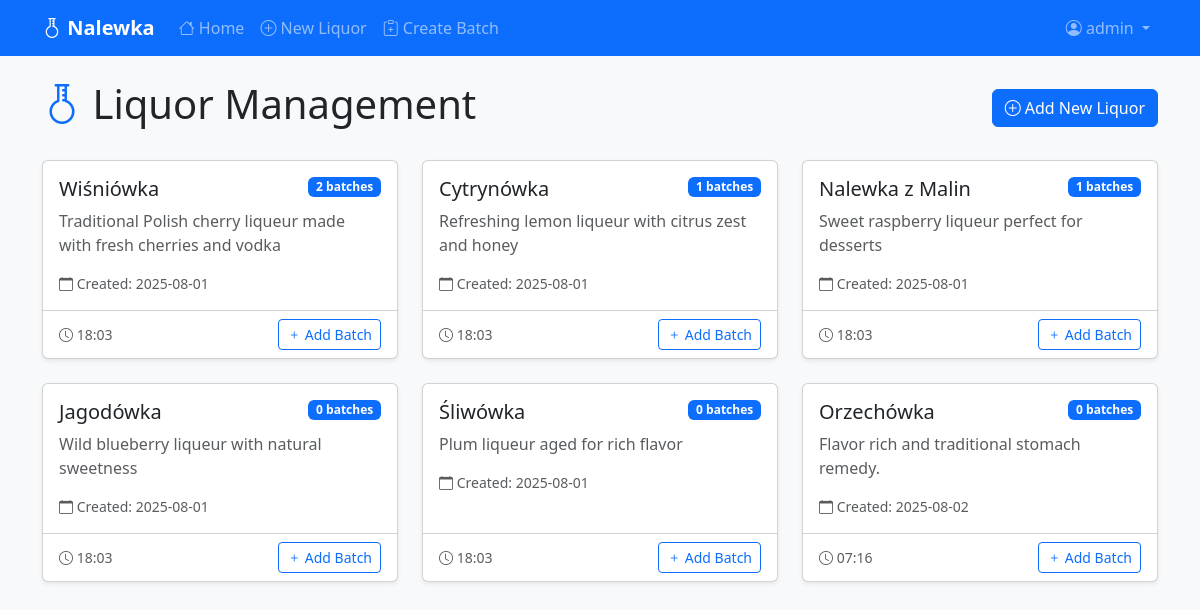
The app's page /index (signed in) with its own data.
### app/models.py (models this page shows, shortened)
class User(UserMixin, db.Model):
    id: so.Mapped[int] = so.mapped_column(primary_key=True)
    username: so.Mapped[str] = so.mapped_column(sa.String(64), index=True,
                                                unique=True)
    email: so.Mapped[str] = so.mapped_column(sa.String(120), index=True,
                                             unique=True)
    password_hash: so.Mapped[Optional[str]] = so.mapped_column(sa.String(256))
    liquors: so.Mapped[list['Liquor']] = so.relationship(back_populates='author')

class Liquor(db.Model):
    id: so.Mapped[int] = so.mapped_column(primary_key=True)
    name: so.Mapped[str] = so.mapped_column(sa.String(128), index=True)
    created: so.Mapped[datetime] = so.mapped_column(index=True, default=lambda: datetime.now(timezone.utc))
    description: so.Mapped[Optional[str]] = so.mapped_column(sa.Text())
    user_id: so.Mapped[int] = so.mapped_column(sa.ForeignKey(User.id), index=True)
    author: so.Mapped[User] = so.relationship(back_populates='liquors')
    batches: so.Mapped[list['Batch']] = so.relationship(back_populates='liquor', cascade='all, delete-orphan')

### app/routes.py (the view)
@app.route('/')
@app.route('/index')
def index():
    if current_user.is_authenticated:
        liquors = Liquor.query.filter_by(user_id=current_user.id).all()
    else:
        liquors = []
    return render_template('index.html', liquors=liquors)

### app/models.py (called while the page is built)
@login.user_loader
def load_user(id):
    return db.session.get(User, int(id))

### app/templates/index.html (shortened to what this page needs)
{% extends "base.html" %}
{% block content %}
<div class="row">
    <div class="col-12">
        <div class="d-flex justify-content-between align-items-center mb-4">
            <h1><i class="bi bi-flask-florence text-primary"></i> Liquor Management</h1>
            {% if current_user.is_authenticated %}
                <a href="{{ url_for('create_liquor') }}" class="btn btn-primary">
                    <i class="bi bi-plus-circle"></i> Add New Liquor
                </a>
            {% endif %}
        </div>
    </div>
</div>
{% if current_user.is_authenticated %}
    {% if liquors %}
        <div class="row">
            {% for liquor in liquors %}
                <div class="col-md-6 col-lg-4 mb-4">
                    <div class="card liquor-card clickable h-100 shadow-sm"
                         onclick="window.location.href='{{ url_for('liquor_batches', liquor_id=liquor.id) }}';">
                        <div class="card-body">
                            <div class="d-flex justify-content-between align-items-start mb-2">
                                <h5 class="card-title mb-0">{{ liquor.name }}</h5>
                                <span class="badge bg-primary">{{ liquor.batches|length }} batches</span>
                            </div>
                            <p class="card-text text-muted">
                                {{ liquor.description or 'No description available' }}
                            </p>
                            <div class="small text-muted">
                                <i class="bi bi-calendar"></i> Created: {{ liquor.created.strftime('%Y-%m-%d') }}
                            </div>
                        </div>
                        <div class="card-footer bg-transparent">
                            <div class="d-flex justify-content-between align-items-center">
                                <small class="text-muted">
                                    <i class="bi bi-clock"></i> {{ liquor.created.strftime('%H:%M') }}
                                </small>
                                <a href="{{ url_for('batch_formula') }}?liquor={{ liquor.id }}"
                                   class="btn btn-sm btn-outline-primary"
                                   onclick="event.stopPropagation();">
                                    <i class="bi bi-plus"></i> Add Batch
                                </a>
                            </div>
                        </div>
                    </div>
                </div>
            {% endfor %}
        </div>
    {% endif %}
{% endif %}
{% endblock %}

### app/templates/base.html (shortened to what this page needs)
<!DOCTYPE html>
<html lang="en">
<head>
    <link href="https://cdn.jsdelivr.net/npm/bootstrap@5.3.0/dist/css/bootstrap.min.css" rel="stylesheet">
    <link rel="stylesheet" href="https://cdn.jsdelivr.net/npm/bootstrap-icons@1.13.1/font/bootstrap-icons.min.css">
</head>
<body>
    <nav class="navbar navbar-expand-lg navbar-dark bg-primary">
        <div class="container">
            <a class="navbar-brand" href="{{ url_for('index') }}">
              <i class="bi bi-flask-florence"></i> Nalewka
            </a>
            <div class="collapse navbar-collapse" id="navbarNav">
                <ul class="navbar-nav me-auto">
                    <li class="nav-item">
                        <a class="nav-link" href="{{ url_for('index') }}">
                            <i class="bi bi-house"></i> Home
                        </a>
                    </li>
                    {% if current_user.is_authenticated %}
                        <li class="nav-item">
                            <a class="nav-link" href="{{ url_for('create_liquor') }}">
                                <i class="bi bi-plus-circle"></i> New Liquor
                            </a>
                        </li>
                        <li class="nav-item">
                            <a class="nav-link" href="{{ url_for('batch_formula') }}">
                                <i class="bi bi-clipboard-plus"></i> Create Batch
                            </a>
                        </li>
                    {% endif %}
                </ul>
                <ul class="navbar-nav">
                    {% if current_user.is_authenticated %}
                        <li class="nav-item dropdown">
                            <a class="nav-link dropdown-toggle" href="#" role="button" data-bs-toggle="dropdown">
                                <i class="bi bi-person-circle"></i> {{ current_user.username }}
                            </a>
                        </li>
                    {% endif %}
                </ul>
            </div>
        </div>
    </nav>
    <main class="container mt-4">
        {% block content %}{% endblock %}
    </main>
</body>
</html>

### app/templates/base.html (style rules this page uses)
body { background-color: #f8f9fa; }
.navbar-brand { font-weight: bold; }
.liquor-card { transition: transform 0.2s, box-shadow 0.2s; }
.liquor-card.clickable { cursor: pointer; }

### records on screen
User: username "admin"
Liquor: name "Wiśniówka", batches|length "2", description "Traditional Polish cherry liqueur made with fresh cherries and vodka", created "2025-08-01", created "18:03"
Liquor: name "Cytrynówka", batches|length "1", description "Refreshing lemon liqueur with citrus zest and honey", created "2025-08-01", created "18:03"
Liquor: name "Nalewka z Malin", batches|length "1", description "Sweet raspberry liqueur perfect for desserts", created "2025-08-01", created "18:03"
Liquor: name "Jagodówka", batches|length "0", description "Wild blueberry liqueur with natural sweetness", created "2025-08-01", created "18:03"
Liquor: name "Śliwówka", batches|length "0", description "Plum liqueur aged for rich flavor", created "2025-08-01", created "18:03"
Liquor: name "Orzechówka", batches|length "0", description "Flavor rich and traditional stomach remedy.", created "2025-08-02", created "07:16"
